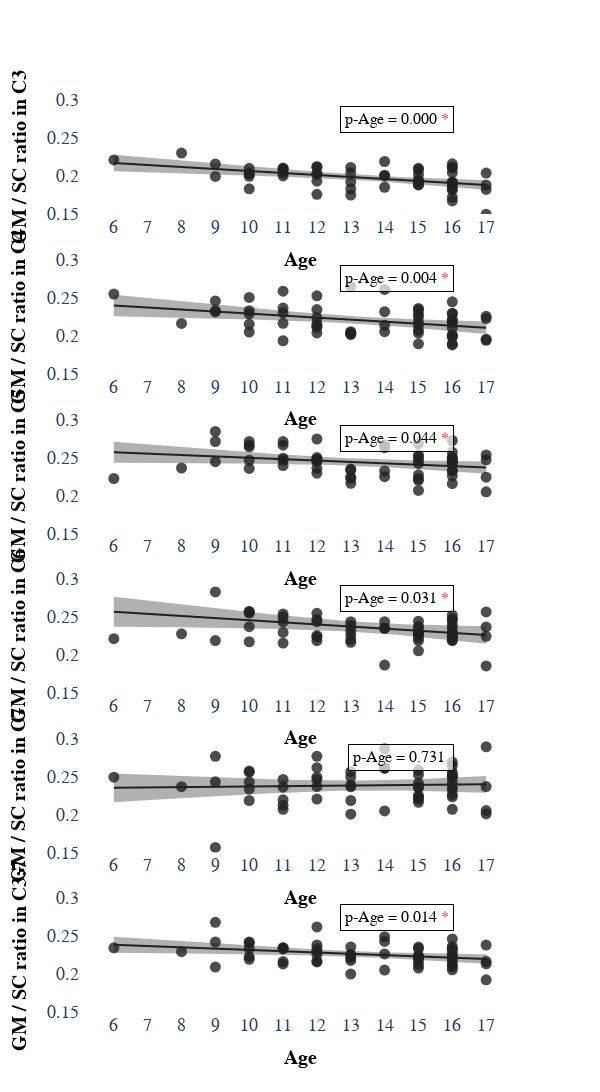

This figure's notebook cell:
### Markdown cell above
## Plot GM/SC ratio

### Code cell
plot_ratio(df_GM_WM_SC, 'GM', 'SC')
